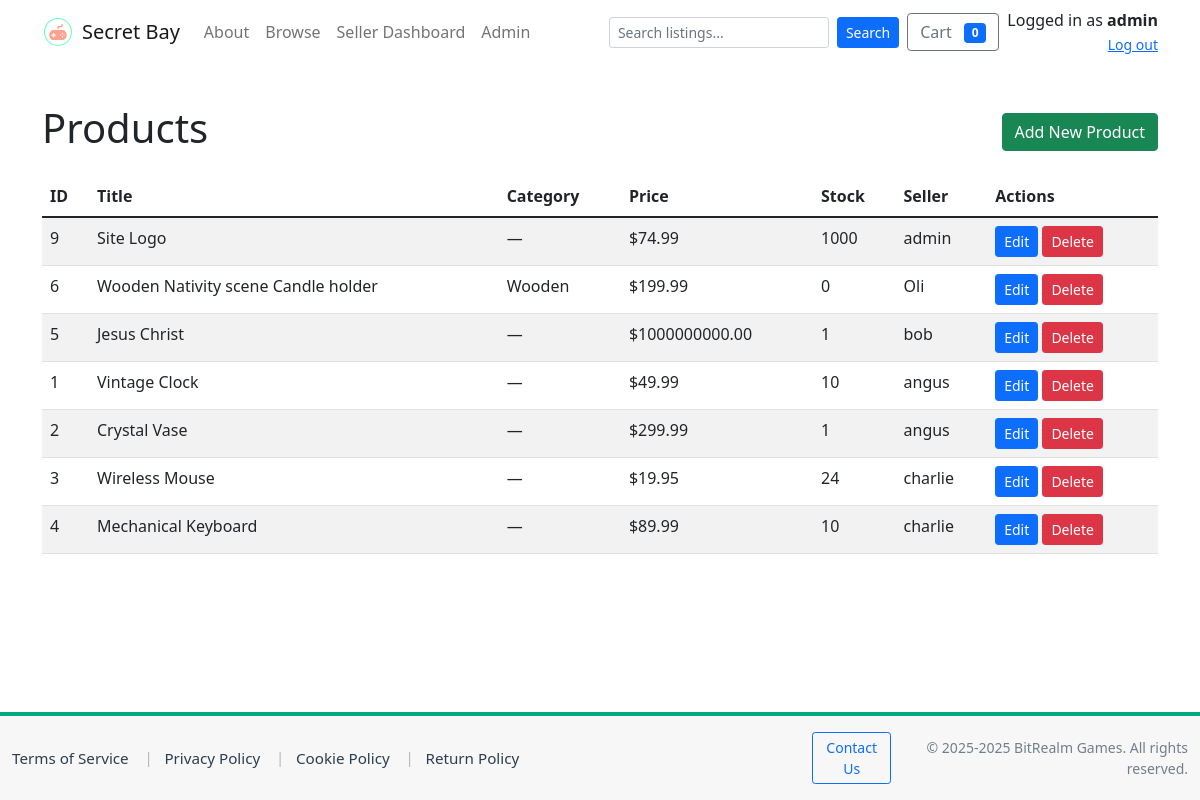
/admin/products (signed in), run on an earlier commit of the app's database.
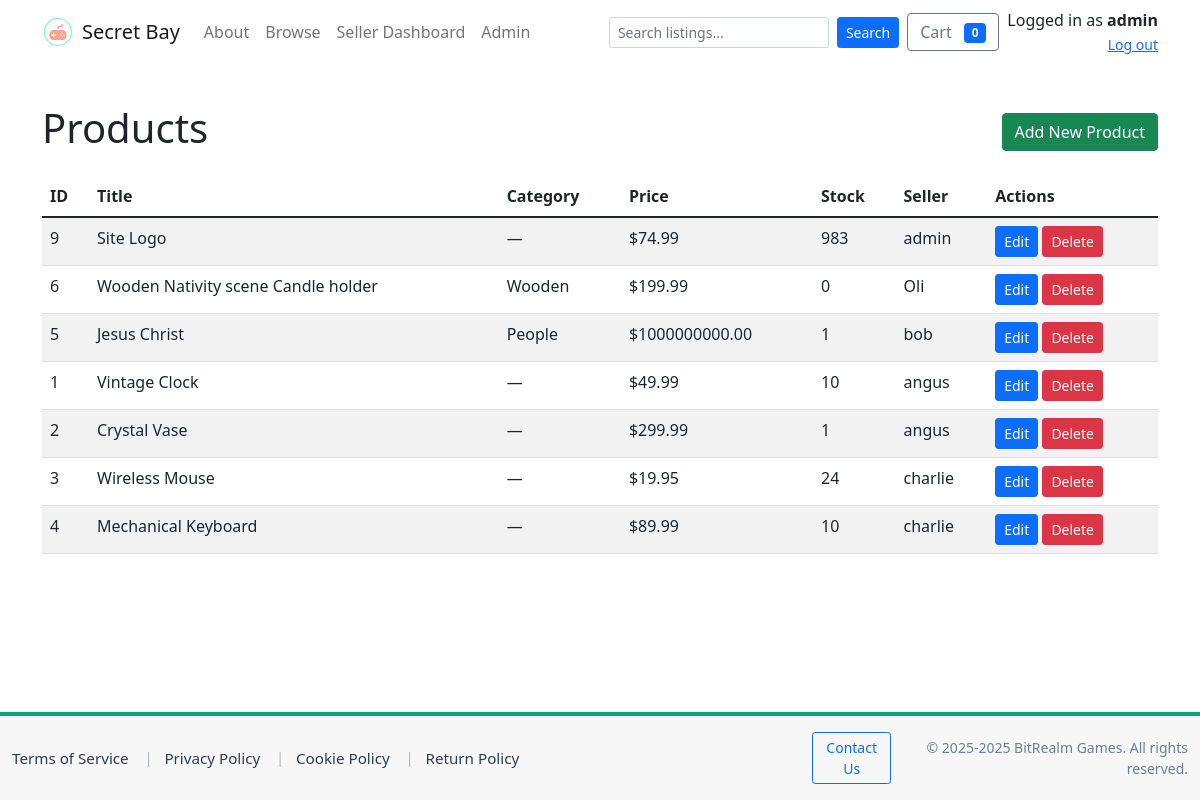
And on a later commit of the database.
### tables this page shows
CREATE TABLE products (
    id INTEGER PRIMARY KEY AUTOINCREMENT,
    seller_id INTEGER,
    title TEXT NOT NULL,
    description TEXT,
    price REAL NOT NULL CHECK(price >= 0),
    stock INTEGER DEFAULT 0,
    created_at TEXT NOT NULL DEFAULT (datetime('now')), image_url TEXT, category_id INTEGER, rating REAL DEFAULT 0.0,
    FOREIGN KEY(seller_id) REFERENCES users(id) ON DELETE SET NULL
);

CREATE TABLE users (
    id INTEGER PRIMARY KEY AUTOINCREMENT,
    username TEXT NOT NULL UNIQUE,
    email TEXT NOT NULL UNIQUE,
    password_hash TEXT NOT NULL,
    is_admin INTEGER NOT NULL DEFAULT 0,
    is_seller INTEGER NOT NULL DEFAULT 0,
    business_name TEXT,
    seller_description TEXT,
    rating REAL DEFAULT 0,
    total_sales INTEGER DEFAULT 0,
    created_at TEXT NOT NULL DEFAULT (datetime('now'))
, logo_url TEXT);

CREATE TABLE categories (
            id INTEGER PRIMARY KEY,
            name TEXT NOT NULL UNIQUE,
            slug TEXT UNIQUE,
            description TEXT,
            created_at TEXT DEFAULT (datetime('now'))
        );

### app.py (the view)
@app.route('/admin/products')
@admin_required
def admin_products():
    conn = get_db_connection()
    cur = conn.cursor()
    cur.execute("SELECT p.id, p.title, p.price, p.stock, u.username AS seller, c.name AS category FROM products p LEFT JOIN users u ON p.seller_id = u.id LEFT JOIN categories c ON p.category_id = c.id ORDER BY p.created_at DESC")
    products = cur.fetchall()
    conn.close()
    return render_template('admin/products.html', products=products)

### app.py (called while the page is built)
def get_db_connection(path=DB_PATH):
    conn = sqlite3.connect(path)
    conn.row_factory = sqlite3.Row
    conn.execute("PRAGMA foreign_keys = ON;")
    return conn

def admin_required(f):
    @wraps(f)
    def decorated(*args, **kwargs):
        uid = session.get('user_id')
        if not uid:
            return redirect(url_for('login', next=request.path))
        conn = get_db_connection()
        cur = conn.cursor()
        cur.execute("SELECT username, is_admin FROM users WHERE id = ?", (uid,))
        u = cur.fetchone()
        conn.close()
        allowed_admin_username = 'Bean'
        has_name_match = bool(u and u['username'] and u['username'].strip().lower() == allowed_admin_username.strip().lower())
        has_admin_flag = bool(u and u['is_admin'])
        if not (has_name_match or has_admin_flag):
            flash("Admin access required.")
            return redirect(url_for('index'))
        return f(*args, **kwargs)
    return decorated

### templates/admin/products.html (shortened to what this page needs)
<!doctype html>
<html lang="en">
<head>
  <link href="https://cdn.jsdelivr.net/npm/bootstrap@5.1.3/dist/css/bootstrap.min.css" rel="stylesheet">
</head>
<body>
  {% include 'navbar.html' %}
  <div class="container my-4">
    <div class="d-flex justify-content-between align-items-center">
      <h1>Products</h1>
      <a href="{{ url_for('admin_product_new') }}" class="btn btn-success">Add New Product</a>
    </div>
    <table class="table table-striped mt-3">
      <thead>
        <tr>
          <th>ID</th>
          <th>Title</th>
          <th>Category</th>
          <th>Price</th>
          <th>Stock</th>
          <th>Seller</th>
          <th>Actions</th>
        </tr>
      </thead>
      <tbody>
        {% for p in products %}
          <tr>
            <td>{{ p['id'] }}</td>
            <td>{{ p['title'] }}</td>
            <td>{{ p['category'] or '—' }}</td>
            <td>${{ '%.2f'|format(p['price']) }}</td>
            <td>{{ p['stock'] }}</td>
            <td>{{ p['seller'] or '—' }}</td>
            <td>
              <a href="{{ url_for('admin_product_edit', product_id=p['id']) }}" class="btn btn-sm btn-primary">Edit</a>
              <form action="{{ url_for('admin_product_delete', product_id=p['id']) }}" method="post" style="display:inline" onsubmit="return confirm('Delete this product?');">
                <button class="btn btn-sm btn-danger">Delete</button>
              </form>
            </td>
          </tr>
        {% else %}
          <tr><td colspan="6">No products found.</td></tr>
        {% endfor %}
      </tbody>
    </table>
  </div>
  {% include 'footer.html' %}
</body>
</html>

What changed in the data, as far as the page shows it:
changed products "Site Logo": stock "1000" → "983"
changed products "Jesus Christ": name "—" → "People"
